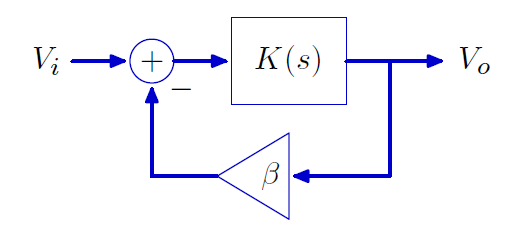
#> input picture Feedback_Amplifier_Simulation/image_1dc166.png, 524 x 238 px
$ python main.py
#> lines starting #> are read from the running program, lines starting #| are printed output that depends on the picture
### Feedback_Amplifier_Simulation/plotting.py
"""
Visualization module for the Feedback Amplifier Simulator
Contains all plotting and UI rendering functions
"""

import os
import numpy as np
import matplotlib.pyplot as plt
from matplotlib.patches import FancyBboxPatch, FancyArrowPatch
import matplotlib.image as mpimg

from config import (COLORS, PANEL_COLORS, STEP_RESPONSE_Y_MAX,
                    S_PLANE_X_MIN, S_PLANE_X_MAX)
from calculations import format_value

def plot_step_response(ax, t, ol_response, cl_response, metrics):
    """Plot step response comparison"""
    ax.clear()

    ax.plot(t, ol_response, color=COLORS['open_loop'], lw=2.5,
            label='Open-Loop', linestyle='--', alpha=0.8)
    ax.plot(t, cl_response, color=COLORS['closed_loop'], lw=2.5,
            label='Closed-Loop')

    ax.set_title('Step Response', fontsize=14, fontweight='bold',
                 color=COLORS['title'])
    ax.set_xlabel('Time (s)', fontweight='bold')
    ax.set_ylabel('Output Voltage (V)', fontweight='bold')
    ax.legend(fontsize=10, loc='best')
    ax.grid(True, alpha=0.3)
    ax.set_ylim(0, STEP_RESPONSE_Y_MAX)
    ax.set_xlim(0, t[-1])

    text = f"Speedup: {metrics['speedup']:.1f}x\nCL Rise Time: {format_value(metrics['cl_rise_time'], 's')}"
    ax.text(0.98, 0.05, text, transform=ax.transAxes, ha='right', va='bottom',
            fontsize=9, fontweight='bold',
            bbox=dict(boxstyle='round,pad=0.5', fc='#ffffff', ec=COLORS['edge'], alpha=0.9))

def plot_bode_magnitude(ax, omega, mag_ol, mag_cl, metrics):
    """Plot Bode magnitude comparison"""
    ax.clear()

    ax.semilogx(omega, mag_ol, color=COLORS['open_loop'], lw=2.5,
                label='Open-Loop', linestyle='--', alpha=0.8)
    ax.semilogx(omega, mag_cl, color=COLORS['closed_loop'], lw=2.5,
                label='Closed-Loop')

    ax.set_title('Bode Magnitude Plot', fontsize=14, fontweight='bold',
                 color=COLORS['title'])
    ax.set_xlabel('Frequency (rad/s)', fontweight='bold')
    ax.set_ylabel('Magnitude (dB)', fontweight='bold')
    ax.legend(loc='lower left', fontsize=10)
    ax.grid(True, alpha=0.3, which='both')

    y_min = min(mag_ol.min(), mag_cl.min())
    y_max = max(mag_ol.max(), mag_cl.max())
    y_range = y_max - y_min
    ax.set_ylim(y_min - 0.1 * y_range, y_max + 0.1 * y_range)
    ax.set_xlim(omega[0], omega[-1])

    text = f"BW Extension: {metrics['speedup']:.1f}x\nCL Bandwidth: {format_value(metrics['cl_bw'], 'rad/s')}"
    ax.text(0.98, 0.05, text, transform=ax.transAxes, ha='right', va='bottom',
            fontsize=9, fontweight='bold',
            bbox=dict(boxstyle='round,pad=0.5', fc='#ffffff', ec=COLORS['edge'], alpha=0.9))

def plot_bode_phase(ax, omega, phase_ol, phase_cl):
    """Plot Bode phase comparison"""
    ax.clear()

    ax.semilogx(omega, phase_ol, color=COLORS['open_loop'], lw=2.5,
                label='Open-Loop', linestyle='--', alpha=0.8)
    ax.semilogx(omega, phase_cl, color=COLORS['closed_loop'], lw=2.5,
                label='Closed-Loop')

    ax.set_title('Bode Phase Plot', fontsize=14, fontweight='bold',
                 color=COLORS['title'])
    ax.set_xlabel('Frequency (rad/s)', fontweight='bold')
    ax.set_ylabel('Phase (degrees)', fontweight='bold')
    ax.set_yticks([-90, -45, 0])
    ax.set_ylim(-95, 5)
    ax.legend(loc='lower left', fontsize=10)
    ax.grid(True, alpha=0.3, which='both')
    ax.set_xlim(omega[0], omega[-1])

def plot_s_plane(ax, metrics):
    """Plot s-plane with pole locations"""
    ax.clear()
    ol_pole, cl_pole = metrics['ol_pole'], metrics['cl_pole']

    ax.set_title('Pole Location (s-plane)', fontsize=14, fontweight='bold',
                 color=COLORS['title'])
    ax.plot(ol_pole, 0, 'x', markersize=12, markeredgewidth=3,
            color=COLORS['open_loop'], label='Open-Loop Pole')
    ax.plot(cl_pole, 0, 'o', markersize=10, markerfacecolor='none',
            markeredgewidth=2.5, color=COLORS['closed_loop'], label='Closed-Loop Pole')

    if not np.isclose(ol_pole, cl_pole, rtol=0.01):
        ax.add_patch(FancyArrowPatch((ol_pole, 0.15), (cl_pole, 0.15),
                                     arrowstyle='->', mutation_scale=20, lw=2, color='#333333'))

    ax.axhline(0, color='#888888', lw=1)
    ax.axvline(0, color='#888888', lw=1)
    ax.set_xlim(S_PLANE_X_MIN, S_PLANE_X_MAX)
    ax.set_ylim(-1, 1)
    ax.get_yaxis().set_ticks([])
    ax.set_xlabel('σ (Real Axis)', fontweight='bold')
    ax.set_ylabel('jω', fontweight='bold')
    ax.legend(loc='upper left', fontsize=9)
    ax.grid(True, alpha=0.3)

def plot_info_panel(ax, K0, alpha, beta, input_amp):
    """Display system equations and parameters"""
    ax.clear()
    ax.axis('off')

    bg_color, edge_color = PANEL_COLORS['info']
    ax.add_patch(FancyBboxPatch((0, 0), 1, 1, boxstyle="round,pad=0.02",
                                transform=ax.transAxes,
                                facecolor=bg_color, edgecolor=edge_color, linewidth=2))

    ax.text(0.5, 0.88, 'System Equations', ha='center', fontsize=13,
            fontweight='bold', color=COLORS['title'])

    eq_ol = r'Open-Loop: $K(s) = \frac{\alpha K_0}{s + \alpha}$'
    eq_cl = r'Closed-Loop: $H(s) = \frac{\alpha K_0}{s + \alpha(1+\beta K_0)}$'
    ax.text(0.5, 0.58, f"{eq_ol}\n\n{eq_cl}", ha='center', va='center',
            fontsize=10, linespacing=1.8)

    param_text = f"Current Parameters:\nβ={beta:.4f} | K₀={format_value(K0)}\nα={alpha:.1f} rad/s | Input={input_amp:.2f} V"
    ax.text(0.5, 0.18, param_text, ha='center', va='center',
            fontsize=8.5, fontweight='bold', linespacing=1.6)

def plot_metrics_panel(ax, metrics):
    """Display performance metrics"""
    ax.clear()
    ax.axis('off')

    bg_color, edge_color = PANEL_COLORS['metrics']
    ax.add_patch(FancyBboxPatch((0, 0), 1, 1, boxstyle="round,pad=0.02",
                                transform=ax.transAxes,
                                facecolor=bg_color, edgecolor=edge_color, linewidth=2))

    ax.text(0.5, 0.94, 'Performance Metrics', ha='center', fontsize=11,
            fontweight='bold', color=COLORS['success'])

    # Open-Loop metrics
    ax.text(0.08, 0.82, 'Open-Loop', va='top', fontweight='bold',
            color=COLORS['open_loop'], fontsize=9.5)
    ax.text(0.08, 0.73, f"Gain:", va='top', fontsize=8, fontweight='bold')
    ax.text(0.35, 0.73, f"{format_value(metrics['ol_gain'])}", va='top', fontsize=8)
    ax.text(0.08, 0.65, f"BW:", va='top', fontsize=8, fontweight='bold')
    ax.text(0.35, 0.65, f"{format_value(metrics['ol_bw'], 'rad/s')}", va='top', fontsize=8)
    ax.text(0.08, 0.57, f"Rise Time:", va='top', fontsize=8, fontweight='bold')
    ax.text(0.35, 0.57, f"{format_value(metrics['ol_rise_time'], 's')}", va='top', fontsize=8)
    ax.text(0.08, 0.49, f"Pole:", va='top', fontsize=8, fontweight='bold')
    ax.text(0.35, 0.49, f"{metrics['ol_pole']:.1f}", va='top', fontsize=8)

    # Closed-Loop metrics
    ax.text(0.08, 0.38, 'Closed-Loop', va='top', fontweight='bold',
            color=COLORS['closed_loop'], fontsize=9.5)
    ax.text(0.08, 0.29, f"Gain:", va='top', fontsize=8, fontweight='bold')
    ax.text(0.35, 0.29, f"{format_value(metrics['cl_gain'])}", va='top', fontsize=8)
    ax.text(0.08, 0.21, f"BW:", va='top', fontsize=8, fontweight='bold')
    ax.text(0.35, 0.21, f"{format_value(metrics['cl_bw'], 'rad/s')}", va='top', fontsize=8)
    ax.text(0.08, 0.13, f"Rise Time:", va='top', fontsize=8, fontweight='bold')
    ax.text(0.35, 0.13, f"{format_value(metrics['cl_rise_time'], 's')}", va='top', fontsize=8)
    ax.text(0.08, 0.05, f"Pole:", va='top', fontsize=8, fontweight='bold')
    ax.text(0.35, 0.05, f"{metrics['cl_pole']:.1f}", va='top', fontsize=8)

def plot_block_diagram(ax):
    """Display feedback system block diagram"""
    ax.clear()
    ax.axis('off')

    image_path = ''
    try:
        script_dir = os.path.dirname(__file__)
        image_filename = 'image_1dc166.png'
        image_path = os.path.join(script_dir, image_filename)

        img = mpimg.imread(image_path)
        ax.imshow(img)
    except Exception:
        error_text = f'Error: Image not found.\nAttempted path:\n{image_path}'
        ax.text(0.5, 0.5, error_text, ha='center', va='center', fontsize=8,
                color='red', wrap=True,
                bbox=dict(boxstyle='round,pad=0.5', fc='#ffebee', ec='#c62828'))

### Feedback_Amplifier_Simulation/config.py
"""
Configuration module for the Feedback Amplifier Simulator
Contains all constants, default parameters, and styling configurations
"""

import numpy as np
import matplotlib.pyplot as plt

# Default System Parameters
DEFAULT_K0 = 200000.0          # Open-loop gain
DEFAULT_ALPHA = 40.0            # Pole location (rad/s)
DEFAULT_BETA = 0.0041           # Feedback factor
DEFAULT_INPUT_AMP = 1.0         # Input amplitude (V)

# Frequency Range for Bode Plots
OMEGA_MIN = -1                  # 10^-1 rad/s
OMEGA_MAX = 8                   # 10^8 rad/s
OMEGA_POINTS = 800

# Time Domain Settings
TIME_MAX = 2.0                  # Maximum time for step response (s)
TIME_POINTS = 1000

# Slider Ranges
BETA_RANGE = (0.0, 0.01, 0.0001)       # min, max, step
K0_RANGE = (1e4, 5e5, 1000)             # min, max, step
ALPHA_RANGE = (10, 200, 1)              # min, max, step
INPUT_RANGE = (0.1, 2.0, 0.01)          # min, max, step

# Plot Limits
STEP_RESPONSE_Y_MAX = 1.2e6
S_PLANE_X_MIN = -150000
S_PLANE_X_MAX = 1000

# Color Scheme
COLORS = {
    'open_loop': '#d62728',
    'closed_loop': '#1f77b4',
    'title': '#0077b6',
    'success': '#16a34a',
    'background': '#f4f4f5',
    'axes': '#ffffff',
    'edge': '#a1a1aa',
    'grid': '#d4d4d8',
    'text': '#18181b',
    'slider': '#0077b6',
}

# Panel Colors
PANEL_COLORS = {
    'info': ('#e0f2fe', '#0077b6'),      # bg, edge
    'metrics': ('#dcfce7', '#16a34a'),    # bg, edge
}

def setup_plot_style():
    """Configure matplotlib plot style for professional appearance"""
    plt.style.use('seaborn-v0_8-whitegrid')
    plt.rcParams['figure.facecolor'] = COLORS['background']
    plt.rcParams['axes.facecolor'] = COLORS['axes']
    plt.rcParams['axes.edgecolor'] = COLORS['edge']
    plt.rcParams['grid.color'] = COLORS['grid']
    plt.rcParams['text.color'] = COLORS['text']
    plt.rcParams['axes.labelcolor'] = COLORS['text']
    plt.rcParams['xtick.color'] = '#3f3f46'
    plt.rcParams['ytick.color'] = '#3f3f46'
    plt.rcParams['font.family'] = 'sans-serif'
    plt.rcParams['font.sans-serif'] = ['DejaVu Sans', 'Arial', 'Helvetica']
    plt.rcParams['font.size'] = 10

### Feedback_Amplifier_Simulation/calculations.py
"""
Core calculations module for the Feedback Amplifier Simulator
Contains all mathematical computations and signal processing functions
"""

import numpy as np

def calculate_metrics(K0, alpha, beta):
    """
    Calculate key performance metrics for both open-loop and closed-loop systems

    Parameters:
    -----------
    K0 : float
        Open-loop gain
    alpha : float
        Pole location (rad/s)
    beta : float
        Feedback factor

    Returns:
    --------
    dict : Dictionary containing all calculated metrics
    """
    loop_gain_factor = 1 + beta * K0
    closed_loop_gain = K0 / loop_gain_factor
    closed_loop_pole_loc = alpha * loop_gain_factor

    return {
        'ol_gain': K0,
        'cl_gain': closed_loop_gain,
        'ol_bw': alpha,
        'cl_bw': closed_loop_pole_loc,
        'ol_rise_time': 2.2 / alpha,
        'cl_rise_time': 2.2 / closed_loop_pole_loc,
        'ol_pole': -alpha,
        'cl_pole': -closed_loop_pole_loc,
        'speedup': loop_gain_factor,
    }

def calculate_step_response(K0, alpha, beta, input_amp, t):
    """
    Calculate step response for both open-loop and closed-loop systems

    Parameters:
    -----------
    K0 : float
        Open-loop gain
    alpha : float
        Pole location (rad/s)
    beta : float
        Feedback factor
    input_amp : float
        Input amplitude (V)
    t : numpy.ndarray
        Time array

    Returns:
    --------
    tuple : (open_loop_response, closed_loop_response)
    """
    metrics = calculate_metrics(K0, alpha, beta)

    ol_response = input_amp * K0 * (1 - np.exp(-alpha * t))
    cl_response = input_amp * metrics['cl_gain'] * (1 - np.exp(-metrics['cl_bw'] * t))

    return ol_response, cl_response

def calculate_bode_magnitude(K0, alpha, beta, omega):
    """
    Calculate Bode magnitude response for both systems

    Parameters:
    -----------
    K0 : float
        Open-loop gain
    alpha : float
        Pole location (rad/s)
    beta : float
        Feedback factor
    omega : numpy.ndarray
        Frequency array (rad/s)

    Returns:
    --------
    tuple : (ol_magnitude_db, cl_magnitude_db)
    """
    metrics = calculate_metrics(K0, alpha, beta)

    H_ol = (K0 * alpha) / (1j * omega + alpha)
    H_cl = (metrics['cl_gain'] * metrics['cl_bw']) / (1j * omega + metrics['cl_bw'])

    mag_ol = 20 * np.log10(np.abs(H_ol))
    mag_cl = 20 * np.log10(np.abs(H_cl))

    return mag_ol, mag_cl

def calculate_bode_phase(K0, alpha, beta, omega):
    """
    Calculate Bode phase response for both systems

    Parameters:
    -----------
    K0 : float
        Open-loop gain
    alpha : float
        Pole location (rad/s)
    beta : float
        Feedback factor
    omega : numpy.ndarray
        Frequency array (rad/s)

    Returns:
    --------
    tuple : (ol_phase_deg, cl_phase_deg)
    """
    metrics = calculate_metrics(K0, alpha, beta)

    phase_ol = np.angle((K0 * alpha) / (1j * omega + alpha), deg=True)
    phase_cl = np.angle((metrics['cl_gain'] * metrics['cl_bw']) / (1j * omega + metrics['cl_bw']), deg=True)

    return phase_ol, phase_cl

def format_value(value, unit=''):
    """
    Format numbers into human-readable strings with SI prefixes

    Parameters:
    -----------
    value : float
        Value to format
    unit : str
        Unit to append

    Returns:
    --------
    str : Formatted string
    """
    if value == 0:
        return f"0 {unit}"

    abs_val = abs(value)
    if abs_val >= 1e6:
        return f'{value/1e6:.2f}M{unit}'
    if abs_val >= 1e3:
        return f'{value/1e3:.2f}k{unit}'
    if abs_val >= 1:
        return f'{value:.2f}{unit}'
    if abs_val >= 1e-3:
        return f'{value*1e3:.2f}m{unit}'
    if abs_val >= 1e-6:
        return f'{value*1e6:.2f}µ{unit}'
    return f'{value*1e9:.2f}n{unit}'

### Feedback_Amplifier_Simulation/main.py
"""
Interactive Feedback Amplifier Simulator

Course: Signals and Systems (EE204T)
Professor: Ameer Mulla
Students: Prathamesh Nerpagar, Duggimpudi Shreyas Reddy

This simulation demonstrates the effects of feedback on amplifier performance,
including changes in bandwidth, gain, rise time, and pole locations. Users can
interactively adjust system parameters (K₀, α, β, input amplitude) using sliders
and observe real-time updates to:
- Step response comparisons
- Bode magnitude and phase plots
- S-plane pole locations
- Performance metrics

The simulation visualizes both open-loop and closed-loop system behaviors,
helping students understand fundamental feedback control concepts.
"""

import numpy as np
import matplotlib.pyplot as plt
from matplotlib.widgets import Slider
import warnings

# Import custom modules
from config import (setup_plot_style, DEFAULT_K0, DEFAULT_ALPHA, DEFAULT_BETA,
                    DEFAULT_INPUT_AMP, OMEGA_MIN, OMEGA_MAX, OMEGA_POINTS,
                    TIME_MAX, TIME_POINTS, BETA_RANGE, K0_RANGE, ALPHA_RANGE,
                    INPUT_RANGE, COLORS)
from calculations import (calculate_metrics, calculate_step_response,
                          calculate_bode_magnitude, calculate_bode_phase)
from plotting import (plot_step_response, plot_bode_magnitude, plot_bode_phase,
                      plot_s_plane, plot_info_panel, plot_metrics_panel,
                      plot_block_diagram)

warnings.filterwarnings('ignore')

class FeedbackAmplifierSimulator:
    """Main class to create and manage the interactive feedback amplifier simulation"""

    def __init__(self):
        """Initialize the simulator, UI components, and default parameters"""
        # Set default parameters
        self.K0 = DEFAULT_K0
        self.alpha = DEFAULT_ALPHA
        self.beta = DEFAULT_BETA
        self.input_amp = DEFAULT_INPUT_AMP

        # Create frequency and time arrays
        self.omega = np.logspace(OMEGA_MIN, OMEGA_MAX, OMEGA_POINTS)
        self.t = np.linspace(0, TIME_MAX, TIME_POINTS)

        # Setup plot style
        setup_plot_style()

        # Create figure and layout
        self.fig = plt.figure(figsize=(16, 10))
        self.fig.canvas.manager.set_window_title('Interactive Feedback Control Simulator')

        self.setup_layout()
        self.setup_sliders()
        self.initial_plot()

    def setup_layout(self):
        """Create the grid layout for all plots and panels"""
        gs = self.fig.add_gridspec(3, 2, hspace=0.5, wspace=0.35,
                                   left=0.07, right=0.97, top=0.90, bottom=0.18,
                                   width_ratios=[1.6, 1], height_ratios=[1, 1, 1])

        # Left column: main plots
        gs_plots = gs[:, 0].subgridspec(3, 1, hspace=0.4)
        self.ax_step = self.fig.add_subplot(gs_plots[0, 0])
        self.ax_bode_mag = self.fig.add_subplot(gs_plots[1, 0])
        self.ax_bode_phase = self.fig.add_subplot(gs_plots[2, 0])

        # Right column: info panels
        gs_panels = gs[:, 1].subgridspec(3, 1, hspace=0.4)
        self.ax_info = self.fig.add_subplot(gs_panels[0, 0])
        self.ax_s_plane = self.fig.add_subplot(gs_panels[1, 0])

        # Bottom right: metrics and diagram
        gs_bottom_panels = gs_panels[2, 0].subgridspec(1, 2, wspace=0.15, width_ratios=[1.3, 1])
        self.ax_metrics = self.fig.add_subplot(gs_bottom_panels[0, 0])
        self.ax_diagram = self.fig.add_subplot(gs_bottom_panels[0, 1])

        # Turn off axes for info panels
        for ax in [self.ax_info, self.ax_metrics, self.ax_diagram]:
            ax.axis('off')

        # Set title
        self.fig.suptitle('Feedback Control Simulation',
                         fontsize=22, fontweight='bold', color=COLORS['title'], y=0.96)

    def setup_sliders(self):
        """Create and configure the interactive sliders"""
        slider_color = {'color': COLORS['slider'], 'alpha': 0.8}

        # Create slider axes
        ax_beta = self.fig.add_axes([0.1, 0.10, 0.35, 0.02])
        ax_K0 = self.fig.add_axes([0.55, 0.10, 0.35, 0.02])
        ax_alpha = self.fig.add_axes([0.1, 0.05, 0.35, 0.02])
        ax_input = self.fig.add_axes([0.55, 0.05, 0.35, 0.02])

        # Create sliders
        self.slider_beta = Slider(ax_beta, 'β (Feedback)',
                                  BETA_RANGE[0], BETA_RANGE[1],
                                  valinit=self.beta, valstep=BETA_RANGE[2], **slider_color)
        self.slider_K0 = Slider(ax_K0, 'K₀ (Gain)',
                                K0_RANGE[0], K0_RANGE[1],
                                valinit=self.K0, valstep=K0_RANGE[2], **slider_color)
        self.slider_alpha = Slider(ax_alpha, 'α (Pole rad/s)',
                                   ALPHA_RANGE[0], ALPHA_RANGE[1],
                                   valinit=self.alpha, valstep=ALPHA_RANGE[2], **slider_color)
        self.slider_input = Slider(ax_input, 'Input (V)',
                                   INPUT_RANGE[0], INPUT_RANGE[1],
                                   valinit=self.input_amp, valstep=INPUT_RANGE[2], **slider_color)

        # Configure slider appearance and callbacks
        for slider in [self.slider_beta, self.slider_K0, self.slider_alpha, self.slider_input]:
            slider.on_changed(self.update)
            slider.label.set_fontweight('bold')
            slider.label.set_fontsize(10)

    def update(self, val):
        """Main update function called when any slider is changed"""
        # Get current slider values
        self.beta = self.slider_beta.val
        self.K0 = self.slider_K0.val
        self.alpha = self.slider_alpha.val
        self.input_amp = self.slider_input.val

        # Calculate metrics
        metrics = calculate_metrics(self.K0, self.alpha, self.beta)

        # Calculate responses
        ol_step, cl_step = calculate_step_response(self.K0, self.alpha, self.beta,
                                                    self.input_amp, self.t)
        mag_ol, mag_cl = calculate_bode_magnitude(self.K0, self.alpha, self.beta, self.omega)
        phase_ol, phase_cl = calculate_bode_phase(self.K0, self.alpha, self.beta, self.omega)

        # Update all plots
        plot_step_response(self.ax_step, self.t, ol_step, cl_step, metrics)
        plot_bode_magnitude(self.ax_bode_mag, self.omega, mag_ol, mag_cl, metrics)
        plot_bode_phase(self.ax_bode_phase, self.omega, phase_ol, phase_cl)
        plot_s_plane(self.ax_s_plane, metrics)
        plot_info_panel(self.ax_info, self.K0, self.alpha, self.beta, self.input_amp)
        plot_metrics_panel(self.ax_metrics, metrics)
        plot_block_diagram(self.ax_diagram)
#> in plot_block_diagram, img is the input picture: shape (238, 524, 4) float32; mean R, G, B, A 0.967, 0.967, 0.989, 1

        # Redraw canvas
        self.fig.canvas.draw()
        self.fig.canvas.flush_events()

    def initial_plot(self):
        """Draw the initial state of the simulation"""
        self.update(None)

def main():
    """Main function to run the simulator"""
    try:
        simulator = FeedbackAmplifierSimulator()
        plt.show()
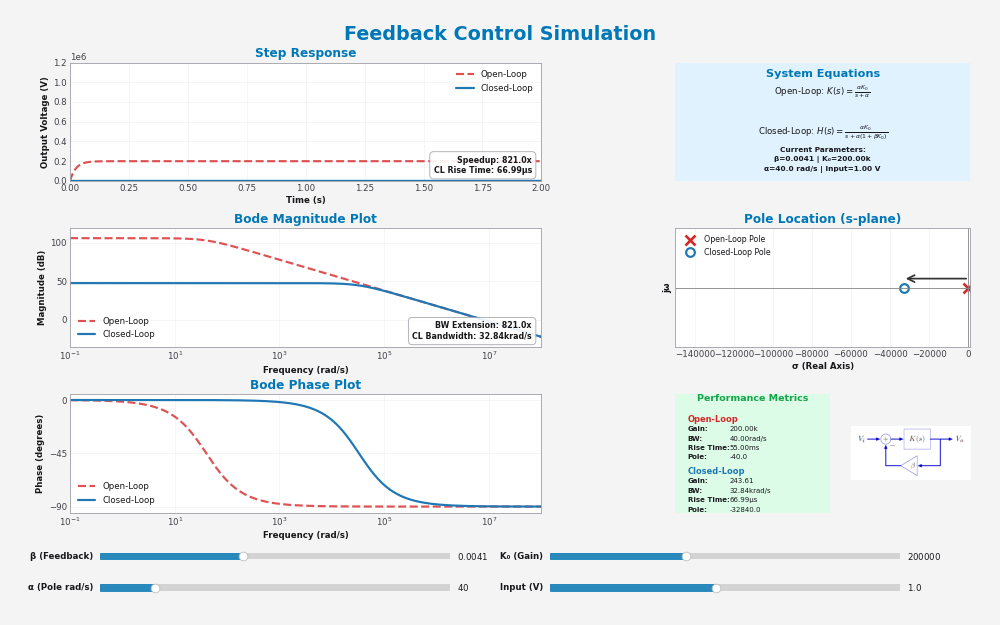
#> figure drawn by matplotlib, 11 panels; panel 1: curve peaks at x = 0.937, y = 200000; panel 1: curve peaks at x = 0.002, y = 243.6; panel 2: curve peaks at x = 0.1, y = 106; panel 2: curve peaks at x = 0.1, y = 47.73
    except Exception as e:
        print(f"An error occurred: {e}")

if __name__ == '__main__':
    main()
